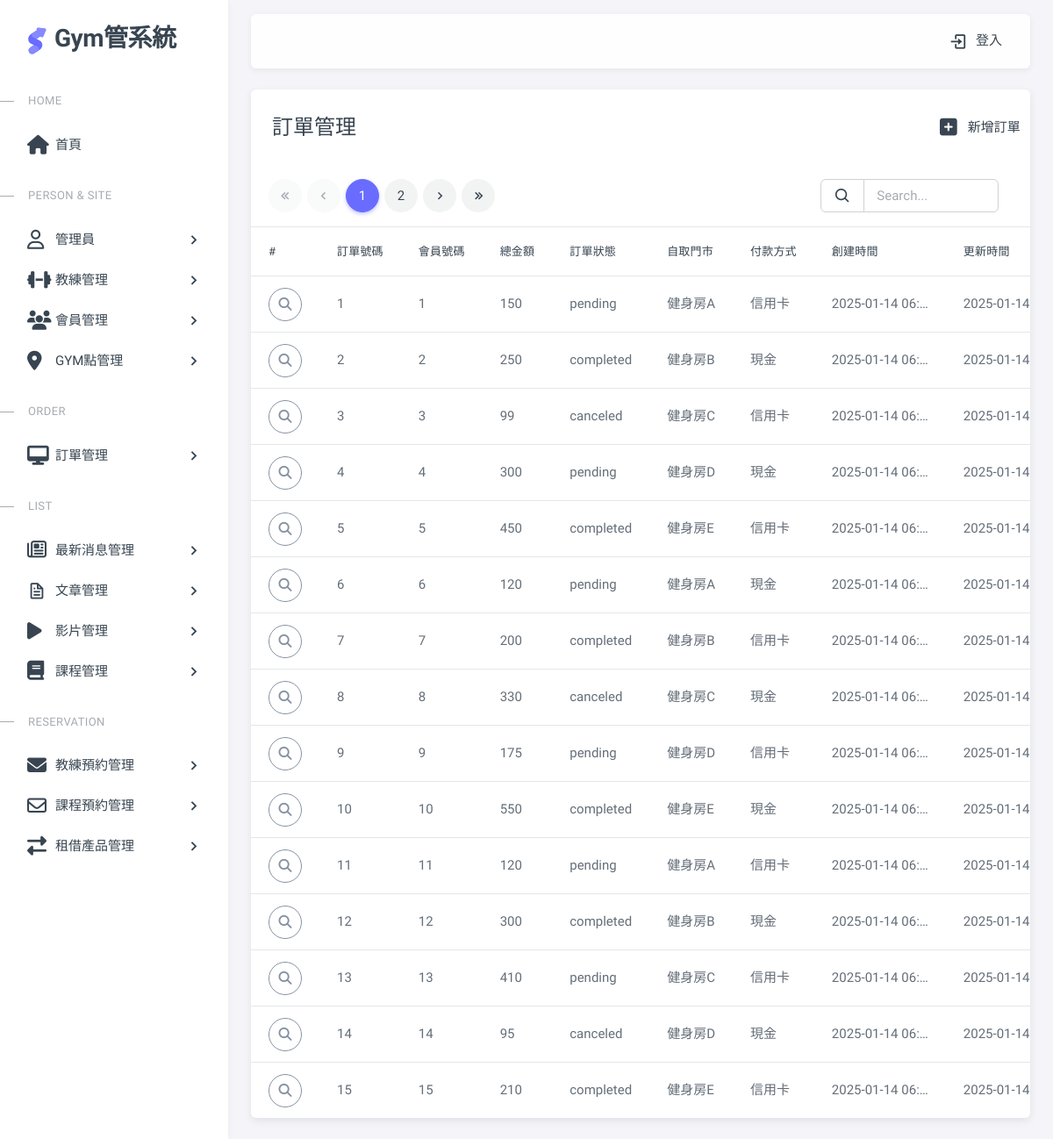
The page /pages/order.php on the database its author committed.
### tables this page shows
CREATE TABLE orders (
    order_id INT AUTO_INCREMENT PRIMARY KEY,         
    member_id INT NOT NULL,           
    total_amount DECIMAL(10, 0) NOT NULL,             
    status VARCHAR(50) NOT NULL,                      
    self_pickup_store TEXT NOT NULL,                  
    payment_method VARCHAR(50) NOT NULL,             
    created_at TIMESTAMP DEFAULT CURRENT_TIMESTAMP,  
    updated_at TIMESTAMP DEFAULT CURRENT_TIMESTAMP ON UPDATE CURRENT_TIMESTAMP 
    
);

### pages/order.php (the view, shortened to what this page needs)
<?php require __DIR__ . '/includes/init.php';?>
<?php
$perPage = 15;
$page = isset($_GET['page']) ? intval($_GET['page']) : 1;
$where =" WHERE 1 ";
$t_sql = "SELECT count(*) FROM orders $where";
$totalRows = $pdo->query($t_sql)->fetch(PDO::FETCH_NUM)[0];
if($totalRows>0){
  $sql = sprintf("SELECT * FROM `orders` %s
  LIMIT %s, %s", $where,
  ($page -1) * $perPage,
  $perPage);
  $rows = $pdo->query($sql)->fetchAll();
}
$totalPages = ceil($totalRows/$perPage);
?>
<?php include __DIR__ . '/includes/html-header.php'; ?>
<?php include __DIR__ . '/includes/html-sidebar.php'; ?>
<?php include __DIR__ . '/includes/html-layout-navbar.php'; ?>
<?php include __DIR__ . '/includes/html-content wrapper-start.php'; ?>
<div class="card">
  <div class="row">
    <div class="col-10">
      <h4 class="card-header">訂單管理</h4>
    </div>
    <div class="col-2 card-header d-flex align-items-center justify-content-center">
      <a href="order-add.php" class="nav-link">
        <span class="d-none d-sm-block">
        <i class="fa-solid fa-square-plus fa-xl mx-3"></i>新增訂單</span>
      </a>
    </div>
  </div>
  <div class="row">
      <div class="col-lg-8 mx-5 ">
        <div class="demo-inline-spacing">
          <nav aria-label="Page navigation ">
            <ul class="pagination">
              <li class="page-item first" <?=$page==1?'disabled':''?> >
                <a class="page-link" href="?page=1"><i class="tf-icon bx bx-chevrons-left bx-sm"></i></a>
              </li>
              <li class="page-item prev <?=$page==1?'disabled':''?>">
                <a class="page-link" href="?page=<?=$page-1?>">
                  <i class="tf-icon bx bx-chevron-left bx-sm"></i>
                </a>
              </li>
              <?php for($i = 1; $i <= $totalPages; $i++):
                  $qs = array_filter($_GET);
                  $qs['page']= $i ?>
                <li class="page-item <?=$page == $i?'active':''?> ">
                  <a class="page-link" href="?<?=http_build_query($qs)?>"><?=$i?></a>
                </li>
              <?php endfor;?>
              <li class="page-item next <?=$page==$totalPages?'disabled':''?>" >
                <a class="page-link" href="?page=<?=$page+1?>"><i class="tf-icon bx bx-chevron-right bx-sm"></i></a>
              </li>
              <li class="page-item last" <?=$page==$totalPages?'disabled':''?>>
                <a class="page-link" href="?page=<?=$totalPages?>"><i class="tf-icon bx bx-chevrons-right bx-sm"></i></a>
              </li>
            </ul>
          </nav>
        </div>
      </div>
      <div class="col-lg-3 me-5  d-flex align-items-center justify-content-end">
        <form class="d-flex  ">
            <div class="input-group">
                  <button class="input-group-text">
                    <i class="tf-icons bx bx-search"></i>
                  </button>
              <input type="search" class="form-control" placeholder="Search..." name="keyword" value="<?=empty($_GET['keyword'])?'':htmlentities($_GET['keyword'])?>">
            </div>
        </form>
      </div>
    </div>
  <div class="table-responsive text-nowrap">
    <table class="table table-hover">
      <thead>
        <tr>
        <th>#</th>
          <th>訂單號碼</th>
          <th>會員號碼</th>
          <th>總金額</th>
          <th>訂單狀態</th>
          <th>自取門市</th>
          <th>付款方式</th>
          <th>創建時間</th>
          <th>更新時間</th>
        </tr>
      </thead>
      <tbody class="table-border-bottom-0">
        <?php foreach($rows as $v):?>
        <tr>
          <td><button type="button" class="btn rounded-pill btn-icon btn-outline-secondary" data-bs-toggle="modal"  data-bs-target="#exLargeModal"  data-order-id="<?=$v['order_id']?>" id="viewBtn">
            <i class="fa-solid fa-magnifying-glass"></i>
          </button></td>
          <td title="<?=$v['order_id']?>"><?=$v['order_id']?></td>
          <td style="max-width: 200px" title="<?=$v['member_id']?>"><?=$v['member_id']?></td>
          <td style="max-width: 150px" title="<?=htmlentities($v['total_amount'])?>">
            <?=htmlentities($v['total_amount'])?></td>
          <td title="<?=$v['status']?>"><?=$v['status']?></td>
          <td style="max-width: 150px" title="<?=$v['self_pickup_store']?>"><?=$v['self_pickup_store']?></td>
          <td style="max-width: 150px" title="<?=$v['payment_method']?>"><?=$v['payment_method']?></td>
          <td style="max-width: 150px" title="<?=$v['created_at']?>"><?=$v['created_at']?></td>
          <td style="max-width: 150px" title="<?=$v['updated_at']?>"><?=$v['updated_at']?></td>
        </tr>
        <?php endforeach;?>
      </tbody>
    </table>
  </div>
</div>
        </div>
<?php include __DIR__ . '/includes/html-content wrapper-end.php'; ?>
<?php include __DIR__ . '/includes/html-footer.php'; ?>

### assets/css/demo.css (style rules this page uses)
.demo-inline-spacing > * { margin: 1rem 0.375rem 0 0 !important; }

### pages/order.php (style rules this page uses)
td { overflow: hidden; text-overflow: ellipsis; white-space: nowrap; }

### rows shown on the page
orders: order_id "1", member "1", total_amount "150", status "pending", self_pickup_store "健身房A", payment_method "信用卡", created_at "2025-01-14 06…", updated_at "2025-01-14 06…"
orders: order_id "2", member "2", total_amount "250", status "completed", self_pickup_store "健身房B", payment_method "現金", created_at "2025-01-14 06…", updated_at "2025-01-14 06…"
orders: order_id "3", member "3", total_amount "99", status "canceled", self_pickup_store "健身房C", payment_method "信用卡", created_at "2025-01-14 06…", updated_at "2025-01-14 06…"
orders: order_id "4", member "4", total_amount "300", status "pending", self_pickup_store "健身房D", payment_method "現金", created_at "2025-01-14 06…", updated_at "2025-01-14 06…"
orders: order_id "5", member "5", total_amount "450", status "completed", self_pickup_store "健身房E", payment_method "信用卡", created_at "2025-01-14 06…", updated_at "2025-01-14 06…"
orders: order_id "6", member "6", total_amount "120", status "pending", self_pickup_store "健身房A", payment_method "現金", created_at "2025-01-14 06…", updated_at "2025-01-14 06…"
orders: order_id "7", member "7", total_amount "200", status "completed", self_pickup_store "健身房B", payment_method "信用卡", created_at "2025-01-14 06…", updated_at "2025-01-14 06…"
orders: order_id "8", member "8", total_amount "330", status "canceled", self_pickup_store "健身房C", payment_method "現金", created_at "2025-01-14 06…", updated_at "2025-01-14 06…"
orders: order_id "9", member "9", total_amount "175", status "pending", self_pickup_store "健身房D", payment_method "信用卡", created_at "2025-01-14 06…", updated_at "2025-01-14 06…"
orders: order_id "10", member "10", total_amount "550", status "completed", self_pickup_store "健身房E", payment_method "現金", created_at "2025-01-14 06…", updated_at "2025-01-14 06…"
orders: order_id "11", member "11", total_amount "120", status "pending", self_pickup_store "健身房A", payment_method "信用卡", created_at "2025-01-14 06…", updated_at "2025-01-14 06…"
orders: order_id "12", member "12", total_amount "300", status "completed", self_pickup_store "健身房B", payment_method "現金", created_at "2025-01-14 06…", updated_at "2025-01-14 06…"
orders: order_id "13", member "13", total_amount "410", status "pending", self_pickup_store "健身房C", payment_method "信用卡", created_at "2025-01-14 06…", updated_at "2025-01-14 06…"
orders: order_id "14", member "14", total_amount "95", status "canceled", self_pickup_store "健身房D", payment_method "現金", created_at "2025-01-14 06…", updated_at "2025-01-14 06…"
orders: order_id "15", member "15", total_amount "210", status "completed", self_pickup_store "健身房E", payment_method "信用卡", created_at "2025-01-14 06…", updated_at "2025-01-14 06…"
